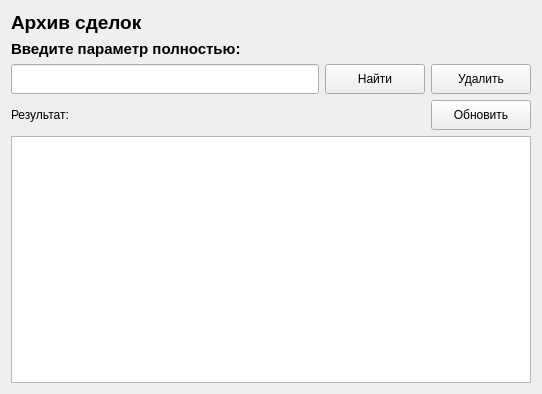
<?xml version="1.0" encoding="UTF-8"?>
<ui version="4.0">
 <class>Form4</class>
 <widget class="QWidget" name="Form4">
  <property name="geometry">
   <rect>
    <x>0</x>
    <y>0</y>
    <width>542</width>
    <height>394</height>
   </rect>
  </property>
  <property name="windowTitle">
   <string>Form</string>
  </property>
  <layout class="QGridLayout" name="gridLayout">
   <item row="0" column="0">
    <widget class="QLabel" name="label">
     <property name="font">
      <font>
       <pointsize>14</pointsize>
       <weight>75</weight>
       <bold>true</bold>
      </font>
     </property>
     <property name="text">
      <string>Архив сделок</string>
     </property>
    </widget>
   </item>
   <item row="1" column="0">
    <layout class="QVBoxLayout" name="verticalLayout">
     <item>
      <widget class="QLabel" name="label_3">
       <property name="font">
        <font>
         <pointsize>11</pointsize>
         <weight>75</weight>
         <bold>true</bold>
        </font>
       </property>
       <property name="text">
        <string>Введите параметр полностью:</string>
       </property>
      </widget>
     </item>
     <item>
      <widget class="QLineEdit" name="lineEdit">
       <property name="minimumSize">
        <size>
         <width>0</width>
         <height>30</height>
        </size>
       </property>
       <property name="text">
        <string/>
       </property>
       <property name="frame">
        <bool>true</bool>
       </property>
      </widget>
     </item>
    </layout>
   </item>
   <item row="1" column="1">
    <layout class="QVBoxLayout" name="verticalLayout_2">
     <item>
      <widget class="QLabel" name="label_4">
       <property name="text">
        <string/>
       </property>
      </widget>
     </item>
     <item>
      <layout class="QHBoxLayout" name="horizontalLayout_2">
       <item>
        <widget class="QPushButton" name="pushButton">
         <property name="enabled">
          <bool>true</bool>
         </property>
         <property name="minimumSize">
          <size>
           <width>100</width>
           <height>30</height>
          </size>
         </property>
         <property name="text">
          <string>Найти</string>
         </property>
        </widget>
       </item>
       <item>
        <widget class="QPushButton" name="pushButton_2">
         <property name="minimumSize">
          <size>
           <width>100</width>
           <height>30</height>
          </size>
         </property>
         <property name="text">
          <string>Удалить</string>
         </property>
        </widget>
       </item>
      </layout>
     </item>
    </layout>
   </item>
   <item row="3" column="0" colspan="2">
    <widget class="QTableView" name="tableView">
     <property name="sizePolicy">
      <sizepolicy hsizetype="Expanding" vsizetype="Expanding">
       <horstretch>0</horstretch>
       <verstretch>0</verstretch>
      </sizepolicy>
     </property>
     <attribute name="horizontalHeaderDefaultSectionSize">
      <number>350</number>
     </attribute>
    </widget>
   </item>
   <item row="2" column="0" colspan="2">
    <layout class="QHBoxLayout" name="horizontalLayout">
     <item>
      <widget class="QLabel" name="label_2">
       <property name="text">
        <string>Результат:</string>
       </property>
      </widget>
     </item>
     <item>
      <spacer name="horizontalSpacer">
       <property name="orientation">
        <enum>Qt::Horizontal</enum>
       </property>
       <property name="sizeHint" stdset="0">
        <size>
         <width>40</width>
         <height>20</height>
        </size>
       </property>
      </spacer>
     </item>
     <item>
      <widget class="QPushButton" name="pushButton_3">
       <property name="minimumSize">
        <size>
         <width>100</width>
         <height>30</height>
        </size>
       </property>
       <property name="text">
        <string>Обновить</string>
       </property>
      </widget>
     </item>
    </layout>
   </item>
  </layout>
 </widget>
 <resources/>
 <connections/>
</ui>
